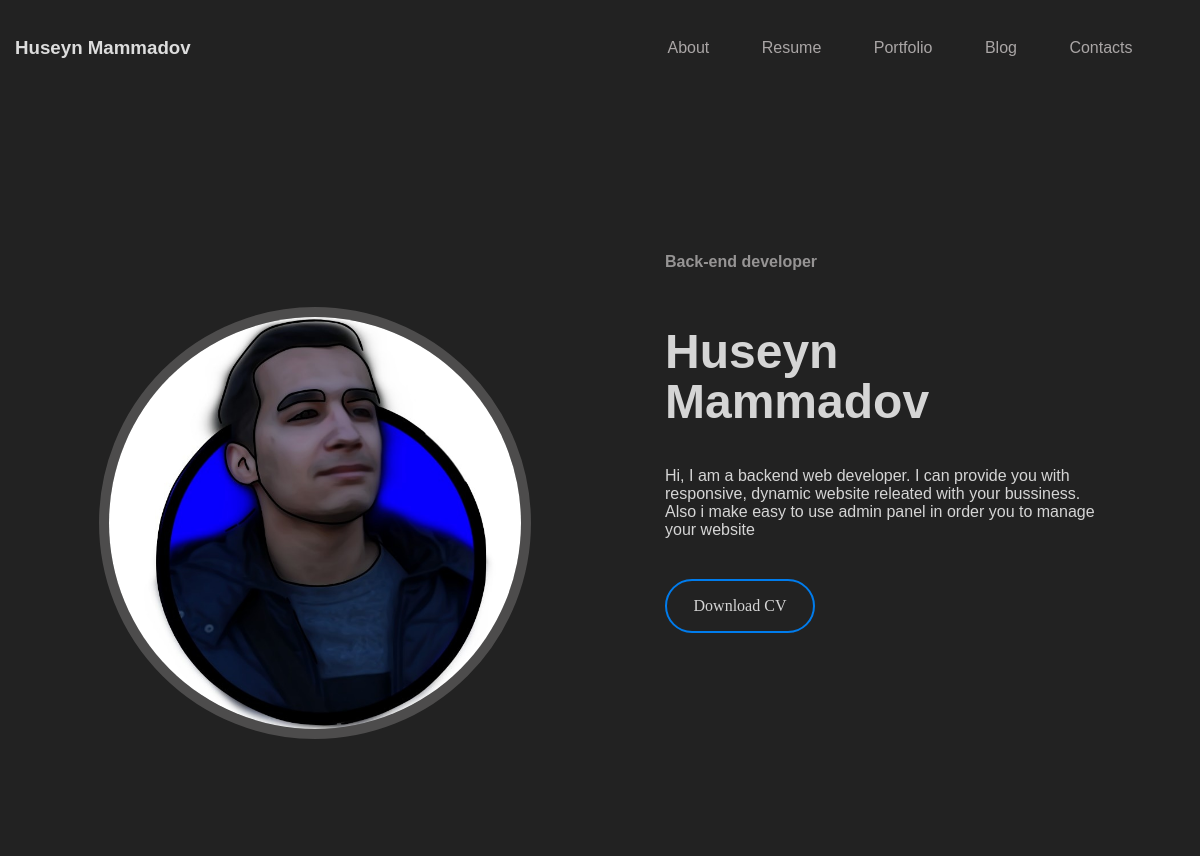
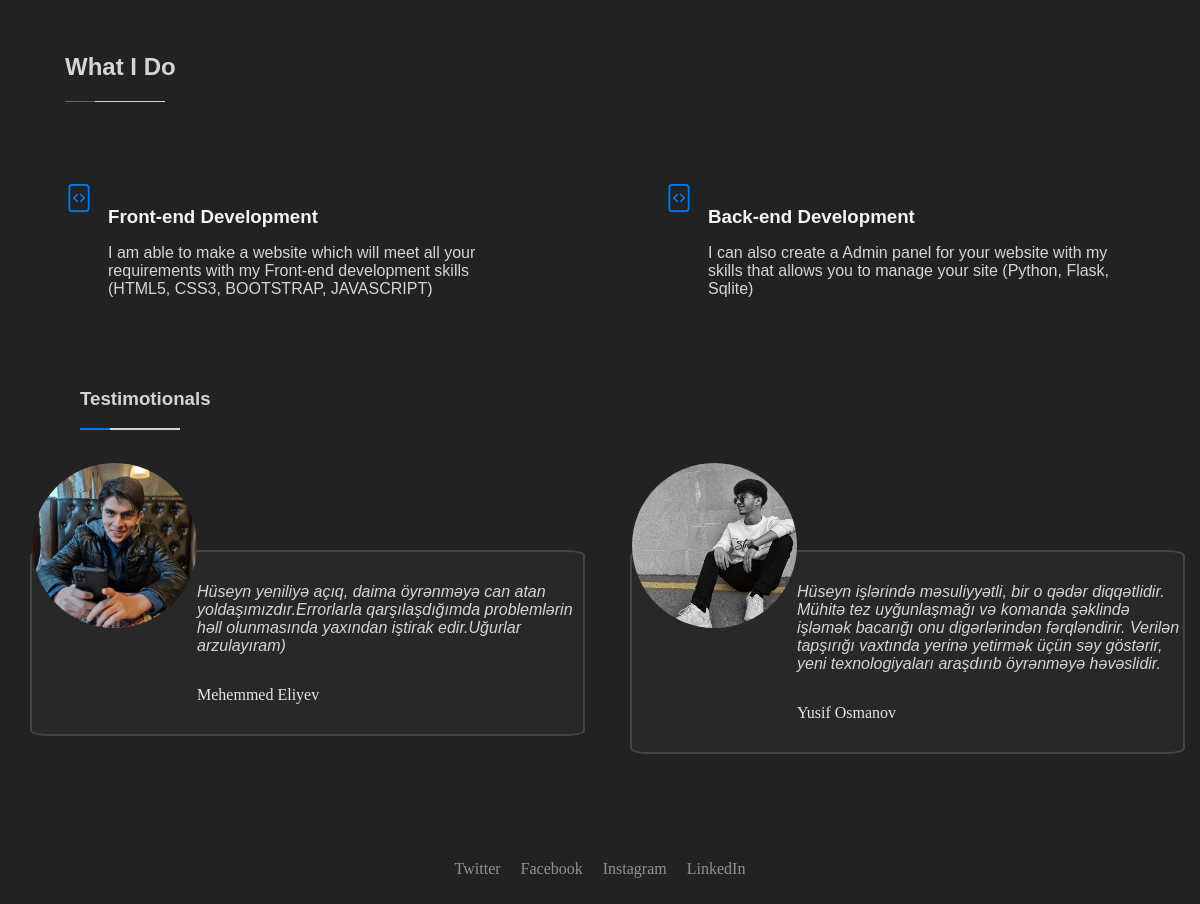
The page / on the database its author committed (2 pictures, top to bottom).
### models.py (models this page shows)
class Service(db.Model):
    id=db.Column(db.Integer,primary_key=True)
    service_title=db.Column(db.String(100))
    service_desc=db.Column(db.String(100))
    service_icon=db.Column(db.String(50))

class Testimotional(db.Model):
    id=db.Column(db.Integer,primary_key=True)
    testimotional_content=db.Column(db.String(100))
    testimotional_writer=db.Column(db.String(100))
    writer_img=db.Column(db.String(100))

### app/routes.py (the view)
@app.route("/")
def app_index():
    from models import Service,Testimotional
    services=Service.query.all()
    testimotionals=Testimotional.query.all()
    return render_template('app/index.html', services=services, testimotionals=testimotionals)

### templates/app/index.html (shortened to what this page needs)
{% extends "app/base.html" %}
{% block content %}
        <section class="image-information-container">
            <div class="image-information">
                <div class="container-fluid">
                    <div class="row">
                        <div class="col-sm-12 col-lg-6">
                            <div class="image">
                                <img src="static/app/images/WhatsApp Image 2020-11-29 at 01.16.18.jpeg" alt="">
                            </div>
                        </div>
                        <div class="col-sm-12 col-lg-6">
                            <div class="information">
                                <h4 style="color: rgb(150, 148, 148);">Back-end developer</h4>
                                <h1>Huseyn Mammadov</h1>
                                <p>Hi, I am a backend web developer. I can provide you with responsive, dynamic website releated with your bussiness. Also i make easy to use admin panel in order you to manage your website</p>
                                <div class="cv-btn" style="color: #d5d5d5;">
                                    <a href="/static/app/Resume-Huseyn-Mammadov.pdf" download>Download CV</a>
                                </div>
                            </div>
                        </div>
                    </div>
                </div>
            </div>
        </section>
        <section class="what-i-do">
            <div class="container-fluid">
                <div class="row">
                    <div class="col-12">
                        <div class="main-text-container">
                            <div class="main-text">
                                <h2>What I Do</h2>
                                <div class="blue-gray-div">
                                    <div class="blue-div"></div>
                                    <div class="gray-div"></div>
                                </div>
                            </div>
                        </div>
                    </div>
                </div>
                <div class="row">
                    {% for service in services %}
                    <div class="col-sm-12 col-lg-6">
                        <div class="marketing-container">
                            <div class="copyright-icon">
                            </div>
                            <div class="copyright-text">
                                <h3>{{service.service_title}}</h3>
                                <p>
                                {{service.service_desc}}
                                </p>
                            </div>
                        </div>
                    </div>
                    {% endfor %}
                </div>
            </div>
        </section>
        <section class="testimotionals">
            <div class="container-fluid">
                <div class="row m-50">
                    <div class="col-12">
                        <div class="testimotionals-text">
                            <h3>Testimotionals</h3>
                            <div class="blue-gray-div">
                                <div class="blue-div"></div>
                                <div class="gray-div"></div>
                            </div>
                        </div>
                    </div>
                </div>
                <div class="row">
                    {% for testimotional in testimotionals %}
                    <div class="col-sm-12 col-lg-6">
                        <div class="testimotionals-content">
                            <div class="test-image">
                                <img src="static/uploads/{{testimotional.writer_img}}" alt="">
                            </div>
                            <div class="test-comment">
                                <p>{{testimotional.testimotional_content}}</p>
                                <span>{{testimotional.testimotional_writer}}</span>
                            </div>
                        </div>
                    </div>
                    {% endfor %}
                </div>
            </div>
        </section>
{% endblock %}

### static/app/css/grid.css (style rules this page uses)
html { box-sizing: border-box; -ms-overflow-style: scrollbar; }
*, *::before, *::after { box-sizing: inherit; }
.container-fluid { width: 100%; padding-right: 15px; padding-left: 15px; margin-right: auto; margin-left: auto; }
.row { display: -webkit-box; display: -ms-flexbox; display: flex; -ms-flex-wrap: wrap; flex-wrap: wrap; margin-right: -15px; margin-left: -15px; }
.col-1, .col-2, .col-3, .col-4, .col-5, .col-6, .col-7, .col-8, .col-9, .col-10, .col-11, .col-12, .col, .col-auto, .col-sm-1, .col-sm-2, .col-sm-3, .col-sm-4, .col-sm-5, .col-sm-6, .col-sm-7, .col-sm-8, .col-sm-9, .col-sm-10, .col-sm-11, .col-sm-12, .col-sm, .col-sm-auto, .col-md-1, .col-md-2, .col-md-3, .col-md-4, .col-md-5, .col-md-6, .col-md-7, .col-md-8, .col-md-9, .col-md-10, .col-md-11, .col-md-12, .col-md, .col-md-auto, .col-lg-1, .col-lg-2, .col-lg-3, .col-lg-4, .col-lg-5, .col-lg-6, .col-lg-7, .col-lg-8, .col-lg-9, .col-lg-10, .col-lg-11, .col-lg-12, .col-lg, .col-lg-auto, .col-xl-1, .col-xl-2, .col-xl-3, .col-xl-4, .col-xl-5, .col-xl-6, .col-xl-7, .col-xl-8, .col-xl-9, .col-xl-10, .col-xl-11, .col-xl-12, .col-xl, .col-xl-auto { position: relative; width: 100%; min-height: 1px; padding-right: 15px; padding-left: 15px; }
.col-12 { -webkit-box-flex: 0; -ms-flex: 0 0 100%; flex: 0 0 100%; max-width: 100%; }
@media (min-width: 576px) { .col-sm-12 { -webkit-box-flex: 0; -ms-flex: 0 0 100%; flex: 0 0 100%; max-width: 100%; } }
@media (min-width: 992px) { .col-lg-6 { -webkit-box-flex: 0; -ms-flex: 0 0 50%; flex: 0 0 50%; max-width: 50%; } }

### static/app/css/style.css (style rules this page uses)
body p, h1, h2, h3, h4, h5 { font-family: "Poppins",Helvetica,sans-serif; color: #d5d5d5; }
body { background-color: #222; margin: 0px; }
.m-50 { margin-left:50px }
.image { display: flex; justify-content: center; max-width: 100%; margin-top: 20px; }
.image img { object-fit: cover; max-width: 60%; border-radius: 50%; border: 10px solid rgb(77, 76, 76); }
.information { line-height: 50px; height: 100%; padding: 20px 50px 0px 50px; margin-top: -50px; }
.information p { line-height: normal; margin-top: 20px; width: 100%; }
.information h4 { margin-top: 50px; max-width: 200px; }
.information h1 { font-size: 3em; max-width: 100%; }
.image-information { margin: 120px 30px; }
.cv-btn { text-align: center; border: 2px solid #007ced; width: 150px; border-radius: 50px; margin-top: 40px; }
.cv-btn a { text-decoration: none; list-style:none; color: #d5d5d5; }
.what-i-do { background-color: #222; margin-bottom: 20px; }
.main-text-container { margin: 50px; color: #f5f5f5; }
.marketing-container { position: relative; right: 0px; display: flex; padding: 15px 50px; }
.copyright-icon { font-size: 2em; color: #007ced; margin-top: 15px; margin-right: 15px; }
.copyright-text { padding: 20px 0px; }
.copyright-text h3 { margin-bottom: 10px; color: #f5f5f5; }
.copyright-text p { color: #d5d5d5; }
.testimotionals-text { margin-bottom: 20px; color: white; }
.testimotionals { background-color: #222; }
.testimotionals-content { border: 2px solid #444; display: flex; border-radius: 3%; margin-top: 100px; margin-left: 15px; background-color: #282828 }
.test-comment { display: flex; flex-direction: column; justify-content: space-between; padding: 15px 0px; margin-left: 40px; }
.test-comment p { color: #d5d5d5; font-style: italic; }
.test-comment span { line-height: 3em; color: #e5e5e5; }
.test-image img { width: 165px; height: 165px; object-fit: cover; border-radius: 50%; margin-top: -15%; margin-right: -40px; transform: translate(0px, -70px); }
::placeholder { color: #f5f5f5; }
.blue-div { width: 30px; height: 1.5px; background-color: #007ced; }
.gray-div { width: 70px; height: 1.5px; background-color: #d5d5d5; }
.blue-gray-div { display: flex; }
@media (min-width: 1024px) { .image img { max-width: 80%; margin-top: 70px; } }

### rows shown on the page
Service: service_title "Front-end Development", service_desc "I am able to make a website which will meet all your requirements with my Front-end development skills (HTML5, CSS3, BOOTSTRAP, JAVASCRIPT)"
Service: service_title "Back-end Development", service_desc "I can also create a Admin panel for your website with my skills that allows you to manage your site (Python, Flask, Sqlite)"
Testimotional: writer_img (picture), testimotional_content "Hüseyn yeniliyə açıq, daima öyrənməyə can atan yoldaşımızdır.Errorlarla qarşılaşdığımda problemlərin həll olunmasında yaxından iştirak edir.Uğurlar arzulayıram)", testimotional_writer "Mehemmed Eliyev"
Testimotional: writer_img (picture), testimotional_content "Hüseyn işlərində məsuliyyətli, bir o qədər diqqətlidir. Mühitə tez uyğunlaşmağı və komanda şəklində işləmək bacarığı onu digərlərindən fərqləndirir. Verilən tapşırığı vaxtında yerinə yetirmək üçün səy göstərir, yeni texnologiyaları araşdırıb öyrənməyə həvəslidir.", testimotional_writer "Yusif Osmanov"
